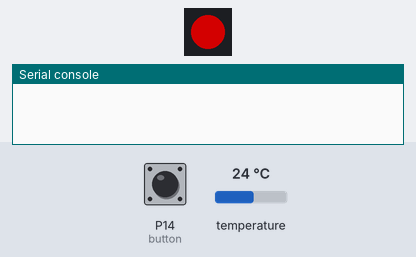
Simulated run of this program. Board: Pycom board running MicroPython. Parts: 1 RGB LEDs in strip order, left to right, the last lines printed to the serial console. Inputs (shaded band) come from the test bench; at power-on: P14 (button) HIGH, temperature 24 °C. Dim RGB values are drawn brighter than linear; no radio messages arrive unless stated (any console line starting 'radio sent:' is added by the test bench); the LoRaWAN join succeeds after 3 s and a send takes 0.1 s.

Above: at 0.1 s.
At 8.7 s:
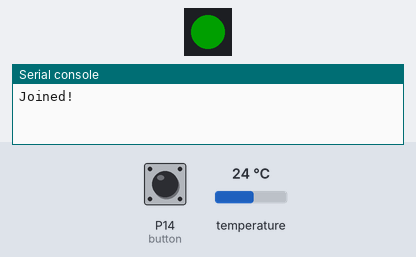
8.8 s: P14 (button) pulled LOW for 0.15 s
Timing chart, 0 to 11.8 s (numbered marks = the images above; inputs shaded):
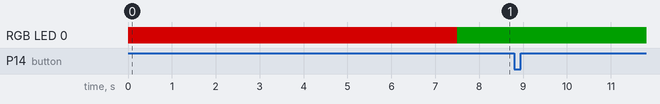

The program:

main.py
```python
""" OTAA Node example compatible with the LoPy Nano Gateway """

from network import LoRa
from SI7006A20 import SI7006A20
import socket
import binascii
import struct
import pycom
import time
import config
import machine
from machine import Pin


pycom.heartbeat(False)
pycom.rgbled(0x7f0000) # red

temperature = SI7006A20()

# initialize LoRa in LORAWAN mode.
lora = LoRa(mode=LoRa.LORAWAN)
lora.frequency(915000000)
lora.bandwidth(LoRa.BW_125KHZ)

# create an OTA authentication params
dev_eui = binascii.unhexlify('70 B3 D5 49 99 F0 00 EE'.replace(' ',''))
app_eui = binascii.unhexlify('70 B3 D5 7E D0 00 7C 77'.replace(' ',''))
app_key = binascii.unhexlify('0F 99 CB 61 D1 1A 67 60 10 F6 15 1F 85 9C 54 8C'.replace(' ',''))

# remove all the channels
for channel in range(0, 72):
    lora.remove_channel(channel)

time.sleep(0.5)

# set all channels to the same frequency (must be before sending the OTAA join request)
for channel in range(0, 72):
    lora.add_channel(channel, frequency=config.LORA_FREQUENCY, dr_min=0, dr_max=3)

time.sleep(1)

button=machine.Pin("P14",machine.Pin.IN, pull=machine.Pin.PULL_UP)
#led=machine.Pin('G16',machine.Pin.OUT)
#led.toggle()

time.sleep(3)


# join a network using OTAA
lora.join(activation=LoRa.OTAA, auth=(dev_eui, app_eui, app_key), timeout=0, dr=config.LORA_NODE_DR)

time.sleep(3)

while not lora.has_joined():
    time.sleep(2)
    pycom.rgbled(0x1f0000) # red
    print('Not joined yet...')
    print(lora.frequency() , lora.bandwidth())
#    print(lora.stats())

print('Joined!')
pycom.rgbled(0x001f00) # green


# wait until the module has joined the network
#join_wait = 0
#while True:
#    time.sleep(2.5)
#    if not lora.has_joined():
#        print('Not joined yet...')
#        pycom.rgbled(0x1f0000) #red
#        join_wait += 1
#        if join_wait == 5:
#            lora.join(activation=LoRa.OTAA, auth=(dev_eui, app_eui, app_key), timeout=0, dr=config.LORA_NODE_DR)
#            join_wait = 0
#    else:
#        print('Joined!')
#        pycom.rgbled(0x001f00) # green
#        break

# create a LoRa socket
s = socket.socket(socket.AF_LORA, socket.SOCK_RAW)

# set the LoRaWAN data rate
s.setsockopt(socket.SOL_LORA, socket.SO_DR, config.LORA_NODE_DR)

# make the socket blocking
s.setblocking(False)

#time.sleep(5.0)

i = 0

while True:
    if not button():
#       s.send(bytes([0x00, 0x67, 0x00, i, 0x01, 0x00, 0x00, 0x00]))
        s.send(bytes([0x01, 0x67, 0x00, int(temperature.temperature()), 0x01, 0x00, 0x00, 0x00]))
        print(temperature.temperature())
#    s.send(b'PKT #' + bytes([0x01, 0x02, 0x03, i]))
        time.sleep(5)
        i = i + 1

#    rx, port = s.recvfrom(256)
#    if rx:
#        print('Received: {}, on port: {}'.format(rx, port))
#    time.sleep(6)
```

config.py
```python
""" LoPy LoRaWAN Nano Gateway configuration options """

import machine
import ubinascii

#WIFI_MAC = ubinascii.hexlify(machine.unique_id()).upper()
# Set  the Gateway ID to be the first 3 bytes of MAC address + 'FFFE' + last 3 bytes of MAC address
#GATEWAY_ID = WIFI_MAC[:6] + "FFFE" + WIFI_MAC[6:12]

#SERVER = 'router.eu.thethings.network'
#PORT = 1700

#NTP = "pool.ntp.org"
#NTP_PERIOD_S = 3600

#WIFI_SSID = 'my-wifi'
#WIFI_PASS = 'my-wifi-password'

# for EU868
# LORA_FREQUENCY = 868100000
# LORA_GW_DR = "SF7BW125" # DR_5
# LORA_NODE_DR = 5

# for US915
LORA_FREQUENCY = 915000000
#LORA_FREQUENCY = 903900000
LORA_GW_DR = "SF7BW125" # DR_3
LORA_NODE_DR = 3
```
